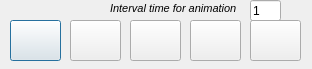
<?xml version="1.0" encoding="UTF-8"?>
<ui version="4.0">
 <class>Dialog</class>
 <widget class="QDialog" name="Dialog">
  <property name="geometry">
   <rect>
    <x>0</x>
    <y>0</y>
    <width>312</width>
    <height>69</height>
   </rect>
  </property>
  <property name="windowTitle">
   <string>MAPS VIEW</string>
  </property>
  <widget class="QPushButton" name="pushButton_4">
   <property name="geometry">
    <rect>
     <x>10</x>
     <y>20</y>
     <width>51</width>
     <height>41</height>
    </rect>
   </property>
   <property name="toolTip">
    <string>Go to the start</string>
   </property>
   <property name="text">
    <string/>
   </property>
   <property name="icon">
    <iconset resource="resources.qrc">
     <normaloff>:/plugins/spatialmetrics/previous.png</normaloff>:/plugins/spatialmetrics/previous.png</iconset>
   </property>
  </widget>
  <widget class="QPushButton" name="pushButton_2">
   <property name="geometry">
    <rect>
     <x>130</x>
     <y>20</y>
     <width>51</width>
     <height>41</height>
    </rect>
   </property>
   <property name="toolTip">
    <string>maps animation</string>
   </property>
   <property name="text">
    <string/>
   </property>
   <property name="icon">
    <iconset resource="resources.qrc">
     <normaloff>:/plugins/spatialmetrics/play1.png</normaloff>:/plugins/spatialmetrics/play1.png</iconset>
   </property>
  </widget>
  <widget class="QPushButton" name="pushButton_3">
   <property name="geometry">
    <rect>
     <x>190</x>
     <y>20</y>
     <width>51</width>
     <height>41</height>
    </rect>
   </property>
   <property name="statusTip">
    <string>Go to the next </string>
   </property>
   <property name="text">
    <string/>
   </property>
   <property name="icon">
    <iconset resource="resources.qrc">
     <normaloff>:/plugins/spatialmetrics/arrowright.png</normaloff>:/plugins/spatialmetrics/arrowright.png</iconset>
   </property>
  </widget>
  <widget class="QPushButton" name="pushButton_5">
   <property name="geometry">
    <rect>
     <x>250</x>
     <y>20</y>
     <width>51</width>
     <height>41</height>
    </rect>
   </property>
   <property name="toolTip">
    <string>Go to the last </string>
   </property>
   <property name="text">
    <string/>
   </property>
   <property name="icon">
    <iconset resource="resources.qrc">
     <normaloff>:/plugins/spatialmetrics/next.png</normaloff>:/plugins/spatialmetrics/next.png</iconset>
   </property>
  </widget>
  <widget class="QPushButton" name="pushButton">
   <property name="geometry">
    <rect>
     <x>70</x>
     <y>20</y>
     <width>51</width>
     <height>41</height>
    </rect>
   </property>
   <property name="toolTip">
    <string>Go to the previous </string>
   </property>
   <property name="text">
    <string/>
   </property>
   <property name="icon">
    <iconset resource="resources.qrc">
     <normaloff>:/plugins/spatialmetrics/maps.png</normaloff>:/plugins/spatialmetrics/maps.png</iconset>
   </property>
  </widget>
  <widget class="QLineEdit" name="txtBaseDir2_5">
   <property name="geometry">
    <rect>
     <x>250</x>
     <y>0</y>
     <width>31</width>
     <height>21</height>
    </rect>
   </property>
   <property name="text">
    <string>1</string>
   </property>
  </widget>
  <widget class="QLabel" name="label_15">
   <property name="geometry">
    <rect>
     <x>110</x>
     <y>0</y>
     <width>131</width>
     <height>16</height>
    </rect>
   </property>
   <property name="font">
    <font>
     <pointsize>8</pointsize>
     <weight>50</weight>
     <italic>true</italic>
     <bold>false</bold>
    </font>
   </property>
   <property name="text">
    <string>Interval time for animation</string>
   </property>
   <property name="textFormat">
    <enum>Qt::AutoText</enum>
   </property>
  </widget>
 </widget>
 <resources>
  <include location="resources.qrc"/>
 </resources>
 <connections/>
</ui>
